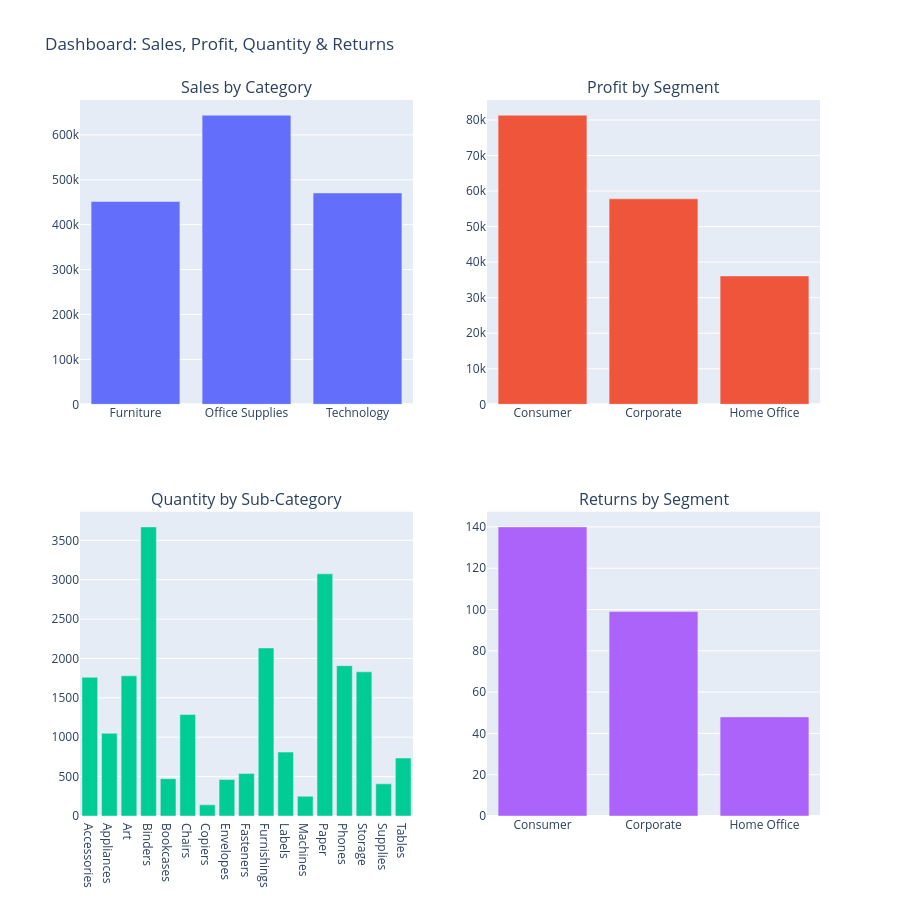

The notebook cell this image was saved under:
### Markdown cell above
### 6. Combine multiple charts into a dashboard layout

### Code cell
from plotly.subplots import make_subplots
import plotly.graph_objects as go

# Create subplots: 2 rows, 2 columns
fig = make_subplots(
    rows=2, cols=2,
    subplot_titles=("Sales by Category", "Profit by Segment","Quantity by Sub-Category", "Returns by Segment"),
    vertical_spacing=0.15,  # space between rows
)
# 1️ Top-left: Sales by Category
sales_cat = df.groupby("Category")["Sales"].sum().reset_index()
fig.add_trace(go.Bar(x=sales_cat['Category'], y=sales_cat['Sales'], name="Sales"),
              row=1, col=1)

# 2️ Top-right: Profit by Segment
profit_seg = df.groupby("Segment")["Profit"].sum().reset_index()
fig.add_trace(go.Bar(x=profit_seg['Segment'], y=profit_seg['Profit'], name="Profit"),
              row=1, col=2)

# 3️ Bottom-left: Quantity by Sub-Category
qty_subcat = df.groupby("Sub-Category")["Quantity"].sum().reset_index()
fig.add_trace(go.Bar(x=qty_subcat['Sub-Category'], y=qty_subcat['Quantity'], name="Quantity"),
              row=2, col=1)

# 4️ Bottom-right: Returns by Segment
returns_seg = df.groupby("Segment")["Returns"].sum().reset_index()
fig.add_trace(go.Bar(x=returns_seg['Segment'], y=returns_seg['Returns'], name="Returns"),row=2, col=2)

fig.update_layout(
    title_text="Dashboard: Sales, Profit, Quantity & Returns",
    height=900,         # Increase overall dashboard height
    showlegend=False
)
fig.show()

### Figure 1 — Plotly figure (JSON) as saved in the notebook; plotly's stock layout.template omitted (floating-point values rounded to 4 significant figures)
{"data": [{"name": "Sales", "type": "bar", "x": ["Furniture", "Office Supplies", "Technology"], "xaxis": "x", "y": [451500.0, 643700.0, 470600.0], "yaxis": "y"}, {"name": "Profit", "type": "bar", "x": ["Consumer", "Corporate", "Home Office"], "xaxis": "x2", "y": [81340.0, 57810.0, 36120.0], "yaxis": "y2"}, {"name": "Quantity", "type": "bar", "x": ["Accessories", "Appliances", "Art", "Binders", "Bookcases", "Chairs", "Copiers", "Envelopes", "Fasteners", "Furnishings", "Labels", "Machines", "Paper", "Phones", "Storage", "Supplies", "Tables"], "xaxis": "x3", "y": [1761, 1050, 1779, 3670, 474, 1288, 142, 463, 540, 2133, 811, 250, 3074, 1908, 1830, 408, 736], "yaxis": "y3"}, {"name": "Returns", "type": "bar", "x": ["Consumer", "Corporate", "Home Office"], "xaxis": "x4", "y": [140, 99, 48], "yaxis": "y4"}], "layout": {"annotations": [{"font": {"size": 16}, "showarrow": false, "text": "Sales by Category", "x": 0.225, "xanchor": "center", "xref": "paper", "y": 1, "yanchor": "bottom", "yref": "paper"}, {"font": {"size": 16}, "showarrow": false, "text": "Profit by Segment", "x": 0.775, "xanchor": "center", "xref": "paper", "y": 1, "yanchor": "bottom", "yref": "paper"}, {"font": {"size": 16}, "showarrow": false, "text": "Quantity by Sub-Category", "x": 0.225, "xanchor": "center", "xref": "paper", "y": 0.425, "yanchor": "bottom", "yref": "paper"}, {"font": {"size": 16}, "showarrow": false, "text": "Returns by Segment", "x": 0.775, "xanchor": "center", "xref": "paper", "y": 0.425, "yanchor": "bottom", "yref": "paper"}], "height": 900, "showlegend": false, "title": {"text": "Dashboard: Sales, Profit, Quantity & Returns"}, "xaxis": {"anchor": "y", "domain": [0, 0.45]}, "xaxis2": {"anchor": "y2", "domain": [0.55, 1]}, "xaxis3": {"anchor": "y3", "domain": [0, 0.45]}, "xaxis4": {"anchor": "y4", "domain": [0.55, 1]}, "yaxis": {"anchor": "x", "domain": [0.575, 1]}, "yaxis2": {"anchor": "x2", "domain": [0.575, 1]}, "yaxis3": {"anchor": "x3", "domain": [0, 0.425]}, "yaxis4": {"anchor": "x4", "domain": [0, 0.425]}}}
